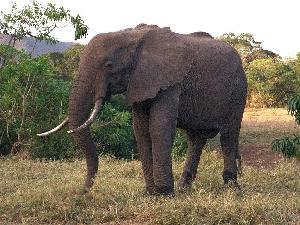
#> input picture 20191-cv-master/data/image_set/elephant/image_0008.jpg, 300 x 225 px
$ jupyter execute 01-Notes-Intro-CV-Tools.ipynb   (shell and % lines are left out)   (Python 2 division)
#> lines starting #> are read from the running program, lines starting #| are printed output that depends on the picture
# <center> 01. Basic tools in COMPUTER VISION! </center>

## <span style="color:red"> Outline </span>
1. **Images and videos with opencv**
2. **Arithmetic Operations on Images**
3. **Geometrical transformations**

[cell 1]
import cv2 as cv
import os
import sys
import numpy as np
import matplotlib.pyplot as plt
from ipywidgets import interact, interactive, fixed, interact_manual
import ipywidgets as widgets

## <span style="color:red"> 1. Images and videos with opencv </span>

#### Dealing with images ...

- Images are matrices of three channels, namely in format **R** (red),**G** (green), **B** (blue).

- Namely each pixel represent a color value w.r.t intensities between [0-255] = $2^8$. In color, each matrix reprent the quantity of color at each channel

- Images data type is ``uint8`` but we should convert in ``float64`` to perfom operations

**Note:** In opencv RGB channels are coded as BGR

[cell 2]
I = cv.imread("../data/image_set/elephant/image_0008.jpg")
#> I is the input picture: shape (225, 300, 3); mean B, G, R 101.8, 118, 126.4
I2 = cv.cvtColor(I, cv.COLOR_BGR2RGB)
plt.imshow(I2);
plt.grid()
print "img size: ", I.shape
#| img size:  (225, 300, 3)
print "img type: ", I.dtype
#| img type:  uint8
plt.scatter(50,100, marker="x", s=200, linewidth=5, c="b")
print "pixel information: ", I[100,50]
#| pixel information:  [14 35 26]
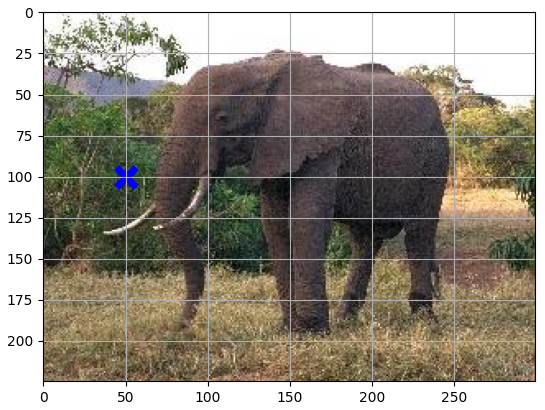
#> figure drawn by matplotlib, 1 panel

Now, we go to split the channels of the images

[cell 3]
IR = np.zeros(shape=I.shape,dtype=np.uint8)
IR[:,:,0] = I2[:,:,0]
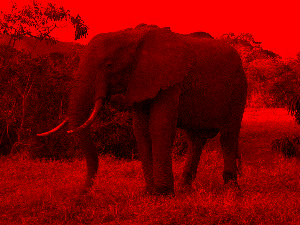
#> IR: shape (225, 300, 3); mean R, G, B 126.4, 0, 0
IG = np.zeros(shape=I.shape,dtype=np.uint8)
IG[:,:,1] = I2[:,:,1];
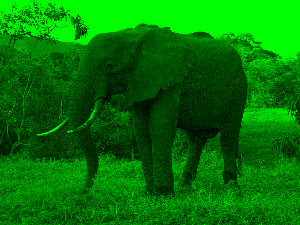
#> IG: shape (225, 300, 3); mean R, G, B 0, 118, 0
IB = np.zeros(shape=I.shape,dtype=np.uint8)
IB[:,:,2] = I2[:,:,2];
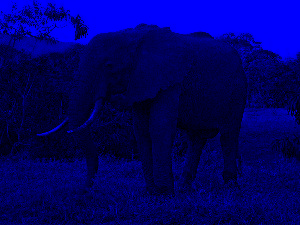
#> IB: shape (225, 300, 3); mean R, G, B 0, 0, 101.8

# plot in gray intensity
plt.figure(figsize=(15,20))
plt.subplot(131), plt.imshow(I2[:,:,0], cmap='gray')
plt.subplot(132), plt.imshow(I2[:,:,1],cmap='gray')
plt.subplot(133), plt.imshow(I2[:,:,2],cmap='gray')
# plot w.r.t chanel colors
plt.figure(figsize=(15,20))
plt.subplot(131), plt.imshow(IR)
plt.subplot(132), plt.imshow(IG)
plt.subplot(133), plt.imshow(IB);
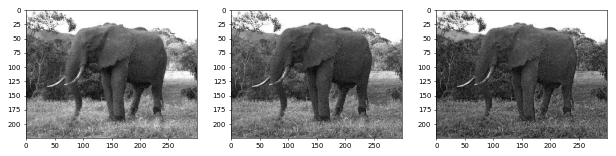
#> figure drawn by matplotlib, 3 panels

Images in much of the cases are worked in gray (a weigthed average of three channels). Work woth three channels are redundant!

[cell 4]
I_gray = cv.cvtColor(I, cv.COLOR_BGR2GRAY)
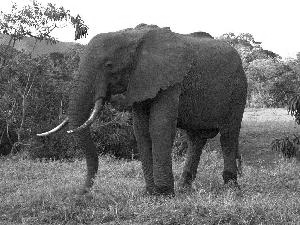
#> I_gray: shape (225, 300); min 0, max 255, mean 118.6
plt.imshow(I_gray, cmap='gray' );
I_gray.shape
#> Out = (225, 300)

We operate in **RGB** because simplicity on computation of independent colors, but visual system has other color spaces. For instance to stand out luminance. Such images could be transformed in these color codification or spaces.

- YCrCb codification:
    - Y:luminance
    - Cr: (r-Y) crominance of red
    - Cb: (b-Y) crominance of blue. How far is blue from Y channel

[cell 5]
brightYCB = cv.cvtColor(I, cv.COLOR_BGR2YCrCb)
#> brightYCB: shape (225, 300, 3); mean of channels 0, 1, 2 118.6, 133.5, 118.5

plt.figure(figsize=(10,12))
plt.subplot(121), plt.imshow(I2)
plt.subplot(122), plt.imshow(brightYCB);

plt.figure(figsize=(15,20))
plt.subplot(131), plt.imshow(brightYCB[:,:,0], cmap='gray')
plt.subplot(132), plt.imshow(brightYCB[:,:,1],cmap='gray')
plt.subplot(133), plt.imshow(brightYCB[:,:,2],cmap='gray');
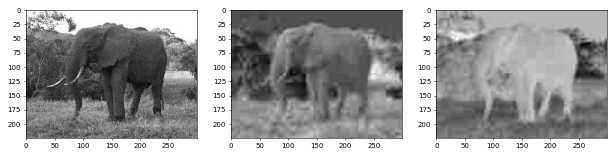
#> figure drawn by matplotlib, 3 panels

Also, we can process and save results

[cell 6]
cv.imwrite("img_ycrcb.png",brightYCB)
cv.imwrite("img_ycrcb1.png",brightYCB[:,:,0])
#> Out = True

$ run again, with 20191-cv-master/data/image_set/elephant/image_0005.jpg copied over 20191-cv-master/data/image_set/elephant/image_0008.jpg
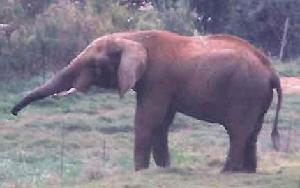
#> input picture 20191-cv-master/data/image_set/elephant/image_0005.jpg, 300 x 188 px
#> I is the input picture: shape (188, 300, 3); mean B, G, R 137.7, 124.2, 131.9
#| img size:  (188, 300, 3)
#| img type:  uint8
#| pixel information:  [135 125 115]
#> `IB[:,:,2] = I2[:,:,2];`:
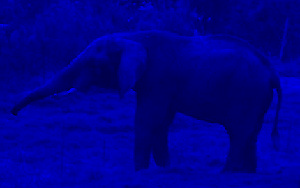
#> IB: shape (188, 300, 3); mean R, G, B 0, 0, 137.7
#> brightYCB: shape (188, 300, 3); mean of channels 0, 1, 2 128, 130.8, 133.5
#> `[cell 5] brightYCB = cv.cvtColor(I, cv.COLOR_BGR2YCrCb)  plt.figure(fi..`:
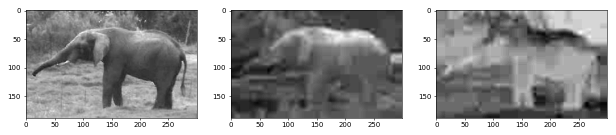
#> figure drawn by matplotlib, 3 panels
#> `cv.imwrite("img_ycrcb1.png",brightYCB[:,:,0])`: Out = True

$ run again, with 20191-cv-master/data/image_set/elephant/image_0006.jpg copied over 20191-cv-master/data/image_set/elephant/image_0008.jpg
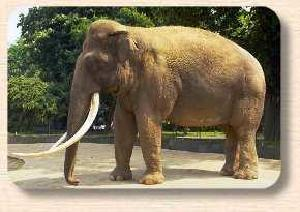
#> input picture 20191-cv-master/data/image_set/elephant/image_0006.jpg, 300 x 212 px
#> I is the input picture: shape (212, 300, 3); mean B, G, R 102.4, 125.4, 136.4
#| img size:  (212, 300, 3)
#| img type:  uint8
#| pixel information:  [23 58 44]
#> `I_gray = cv.cvtColor(I, cv.COLOR_BGR2GRAY)`:
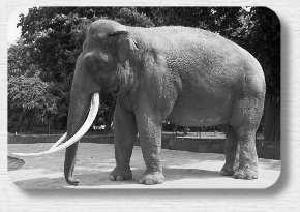
#> I_gray: shape (212, 300); min 0, max 255, mean 126
#> brightYCB: shape (212, 300, 3); mean of channels 0, 1, 2 126, 135.4, 114.6
#> `[cell 5] brightYCB = cv.cvtColor(I, cv.COLOR_BGR2YCrCb)  plt.figure(fi..`:
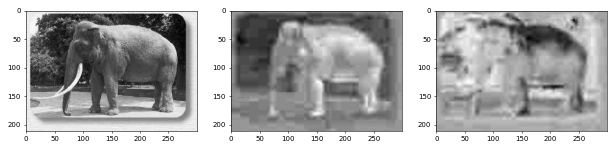
#> figure drawn by matplotlib, 3 panels
#> `cv.imwrite("img_ycrcb1.png",brightYCB[:,:,0])`: Out = True

$ run again, with 20191-cv-master/data/image_set/elephant/image_0009.jpg copied over 20191-cv-master/data/image_set/elephant/image_0008.jpg
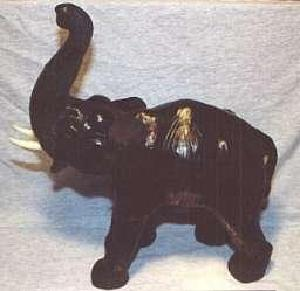
#> input picture 20191-cv-master/data/image_set/elephant/image_0009.jpg, 300 x 291 px
#> I is the input picture: shape (291, 300, 3); mean B, G, R 145.8, 144.5, 152.7
#| img size:  (291, 300, 3)
#| img type:  uint8
#| pixel information:  [57 57 71]
#> brightYCB: shape (291, 300, 3); mean of channels 0, 1, 2 147.1, 131.9, 127.3
#> `[cell 5] brightYCB = cv.cvtColor(I, cv.COLOR_BGR2YCrCb)  plt.figure(fi..`:
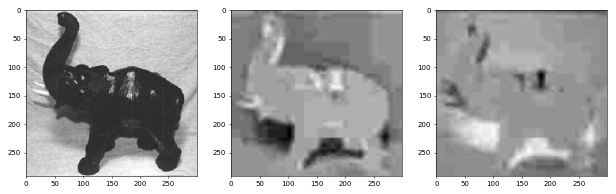
#> figure drawn by matplotlib, 3 panels
#> `cv.imwrite("img_ycrcb1.png",brightYCB[:,:,0])`: Out = True
